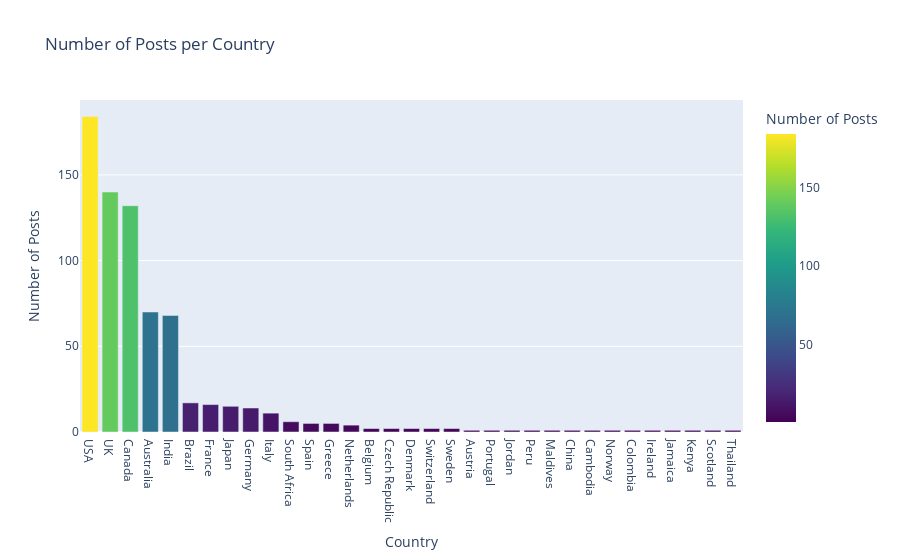

The notebook cell saved with this chart:
### Markdown cell above
D2. Interactive Visualizations using Plotly


Use plotly.express and plotly.graph_objects to build interactive charts such as:


Interactive bar and line charts


Hoverable and zoomable scatter plots

### Code cell
import plotly.express as px

# Count the number of posts per country
country_counts = df['country'].value_counts().reset_index()
country_counts.columns = ['country', 'post_count']

# Create an interactive bar chart
fig = px.bar(
    country_counts,
    x='country',
    y='post_count',
    title='Number of Posts per Country',
    labels={'post_count': 'Number of Posts'},
    hover_data={'country': True, 'post_count': True},
    color='post_count',
    color_continuous_scale='Viridis'
)

fig.update_layout(xaxis_title='Country', yaxis_title='Number of Posts')
fig.show()

### Figure 1 — Plotly figure (JSON) as saved in the notebook; plotly's stock layout.template omitted (floating-point values rounded to 4 significant figures)
{"data": [{"alignmentgroup": "True", "hovertemplate": "country=%{x}<br>Number of Posts=%{marker.color}<extra></extra>", "legendgroup": "", "marker": {"color": [184, 140, 132, 70, 68, 17, 16, 15, 14, 11, 6, 5, 5, 4, 2, 2, 2, 2, 2, 1, 1, 1, 1, 1, 1, 1, 1, 1, 1, 1, 1, 1, 1], "coloraxis": "coloraxis", "pattern": {"shape": ""}}, "name": "", "offsetgroup": "", "orientation": "v", "showlegend": false, "textposition": "auto", "type": "bar", "x": ["USA", "UK", "Canada", "Australia", "India", "Brazil", "France", "Japan", "Germany", "Italy", "South Africa", "Spain", "Greece", "Netherlands", "Belgium", "Czech Republic", "Denmark", "Switzerland", "Sweden", "Austria", "Portugal", "Jordan", "Peru", "Maldives", "China", "Cambodia", "Norway", "Colombia", "Ireland", "Jamaica", "Kenya", "Scotland", "Thailand"], "xaxis": "x", "y": [184, 140, 132, 70, 68, 17, 16, 15, 14, 11, 6, 5, 5, 4, 2, 2, 2, 2, 2, 1, 1, 1, 1, 1, 1, 1, 1, 1, 1, 1, 1, 1, 1], "yaxis": "y"}], "layout": {"barmode": "relative", "coloraxis": {"colorbar": {"title": {"text": "Number of Posts"}}, "colorscale": [[0, "#440154"], [0.1111, "#482878"], [0.2222, "#3e4989"], [0.3333, "#31688e"], [0.4444, "#26828e"], [0.5556, "#1f9e89"], [0.6667, "#35b779"], [0.7778, "#6ece58"], [0.8889, "#b5de2b"], [1, "#fde725"]]}, "legend": {"tracegroupgap": 0}, "title": {"text": "Number of Posts per Country"}, "xaxis": {"anchor": "y", "domain": [0, 1], "title": {"text": "Country"}}, "yaxis": {"anchor": "x", "domain": [0, 1], "title": {"text": "Number of Posts"}}}}
